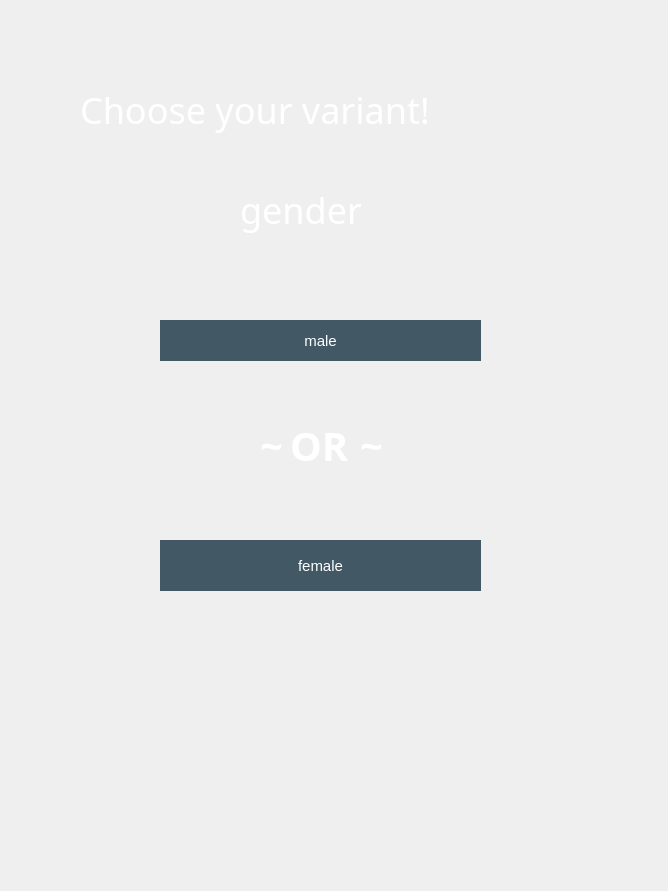
<?xml version="1.0" encoding="UTF-8"?>
<ui version="4.0">
 <class>MainWindow</class>
 <widget class="QMainWindow" name="MainWindow">
  <property name="geometry">
   <rect>
    <x>0</x>
    <y>0</y>
    <width>668</width>
    <height>891</height>
   </rect>
  </property>
  <property name="windowTitle">
   <string>MainWindow</string>
  </property>
  <property name="styleSheet">
   <string notr="true">backgroud: opacity 0;
</string>
  </property>
  <widget class="QWidget" name="centralwidget">
   <property name="styleSheet">
    <string notr="true">background-image: url(./images/back.jpg);
</string>
   </property>
   <widget class="QLabel" name="label">
    <property name="geometry">
     <rect>
      <x>80</x>
      <y>80</y>
      <width>491</width>
      <height>61</height>
     </rect>
    </property>
    <property name="font">
     <font>
      <family>Luckiest Guy</family>
      <pointsize>36</pointsize>
     </font>
    </property>
    <property name="acceptDrops">
     <bool>false</bool>
    </property>
    <property name="autoFillBackground">
     <bool>false</bool>
    </property>
    <property name="styleSheet">
     <string notr="true">color: white;
background: opacity 0;

</string>
    </property>
    <property name="text">
     <string>&lt;!DOCTYPE HTML PUBLIC &quot;-//W3C//DTD HTML 4.0//EN&quot; &quot;http://www.w3.org/TR/REC-html40/strict.dtd&quot;&gt;
&lt;html&gt;&lt;head&gt;&lt;meta name=&quot;qrichtext&quot; content=&quot;1&quot; /&gt;&lt;style type=&quot;text/css&quot;&gt;
&lt;/style&gt;&lt;/head&gt;&lt;body style=&quot; font-family:'Luckiest Guy','cursive'; font-size:45px; font-weight:400; font-style:normal;&quot;&gt;
&lt;p style=&quot; margin-top:0px; margin-bottom:0px; margin-left:0px; margin-right:0px; -qt-block-indent:0; text-indent:0px;&quot;&gt;&lt;span style=&quot; font-size:27pt;&quot;&gt;Choose your variant!&lt;/span&gt;&lt;/p&gt;&lt;/body&gt;&lt;/html&gt;</string>
    </property>
    <property name="wordWrap">
     <bool>false</bool>
    </property>
   </widget>
   <widget class="QLabel" name="label_2">
    <property name="geometry">
     <rect>
      <x>290</x>
      <y>420</y>
      <width>71</width>
      <height>51</height>
     </rect>
    </property>
    <property name="font">
     <font>
      <family>Merienda</family>
      <pointsize>-1</pointsize>
      <weight>75</weight>
      <italic>false</italic>
      <bold>true</bold>
      <underline>false</underline>
     </font>
    </property>
    <property name="autoFillBackground">
     <bool>false</bool>
    </property>
    <property name="styleSheet">
     <string notr="true">font-family: 'Merienda';
color: #fff;
font-weight: bold;
font-size: 40px;
background: opacity 0;</string>
    </property>
    <property name="text">
     <string>OR</string>
    </property>
   </widget>
   <widget class="QPushButton" name="button_incountry_warm_buisnesstrip_male">
    <property name="geometry">
     <rect>
      <x>160</x>
      <y>320</y>
      <width>321</width>
      <height>41</height>
     </rect>
    </property>
    <property name="styleSheet">
     <string notr="true">QPushButton{
background-color: #425865;
border: 2px solid #425865;
border-radius: 30px;
color: white;
font-family: 'Luckiest Guy', cursive;
font-size: 15px;
}
QPushButton:pressed{
	background-color: #fa4244;
}</string>
    </property>
    <property name="text">
     <string>male</string>
    </property>
   </widget>
   <widget class="QPushButton" name="button_incountry_warm_buisnesstrip_female">
    <property name="geometry">
     <rect>
      <x>160</x>
      <y>540</y>
      <width>321</width>
      <height>51</height>
     </rect>
    </property>
    <property name="styleSheet">
     <string notr="true">QPushButton{
background-color: #425865;
border: 2px solid #425865;
border-radius: 30px;
color: white;
font-family: 'Luckiest Guy', cursive;
font-size: 15px;
}
QPushButton:pressed{
	background-color: #fa4244;
}</string>
    </property>
    <property name="text">
     <string>female</string>
    </property>
   </widget>
   <widget class="QLabel" name="label_3">
    <property name="geometry">
     <rect>
      <x>360</x>
      <y>420</y>
      <width>31</width>
      <height>51</height>
     </rect>
    </property>
    <property name="font">
     <font>
      <family>Merienda</family>
      <pointsize>-1</pointsize>
      <weight>75</weight>
      <italic>false</italic>
      <bold>true</bold>
      <underline>false</underline>
     </font>
    </property>
    <property name="autoFillBackground">
     <bool>false</bool>
    </property>
    <property name="styleSheet">
     <string notr="true">font-family: 'Merienda';
color: #fff;
font-weight: bold;
font-size: 40px;
background: opacity 0;</string>
    </property>
    <property name="text">
     <string>~</string>
    </property>
   </widget>
   <widget class="QLabel" name="label_4">
    <property name="geometry">
     <rect>
      <x>260</x>
      <y>420</y>
      <width>31</width>
      <height>51</height>
     </rect>
    </property>
    <property name="font">
     <font>
      <family>Merienda</family>
      <pointsize>-1</pointsize>
      <weight>75</weight>
      <italic>false</italic>
      <bold>true</bold>
      <underline>false</underline>
     </font>
    </property>
    <property name="autoFillBackground">
     <bool>false</bool>
    </property>
    <property name="styleSheet">
     <string notr="true">font-family: 'Merienda';
color: #fff;
font-weight: bold;
font-size: 40px;
background: opacity 0;</string>
    </property>
    <property name="text">
     <string>~</string>
    </property>
   </widget>
   <widget class="QLabel" name="label_5">
    <property name="geometry">
     <rect>
      <x>240</x>
      <y>180</y>
      <width>211</width>
      <height>61</height>
     </rect>
    </property>
    <property name="font">
     <font>
      <family>Luckiest Guy</family>
      <pointsize>36</pointsize>
     </font>
    </property>
    <property name="acceptDrops">
     <bool>false</bool>
    </property>
    <property name="autoFillBackground">
     <bool>false</bool>
    </property>
    <property name="styleSheet">
     <string notr="true">color: white;
background: opacity 0;

</string>
    </property>
    <property name="text">
     <string>&lt;!DOCTYPE HTML PUBLIC &quot;-//W3C//DTD HTML 4.0//EN&quot; &quot;http://www.w3.org/TR/REC-html40/strict.dtd&quot;&gt;
&lt;html&gt;&lt;head&gt;&lt;meta name=&quot;qrichtext&quot; content=&quot;1&quot; /&gt;&lt;style type=&quot;text/css&quot;&gt;
&lt;/style&gt;&lt;/head&gt;&lt;body style=&quot; font-family:'Luckiest Guy','cursive'; font-size:45px; font-weight:400; font-style:normal;&quot;&gt;
&lt;p style=&quot; margin-top:0px; margin-bottom:0px; margin-left:0px; margin-right:0px; -qt-block-indent:0; text-indent:0px;&quot;&gt;&lt;span style=&quot; font-size:27pt;&quot;&gt;gender&lt;span&gt;&lt;/p&gt;&lt;/body&gt;&lt;/html&gt;</string>
    </property>
    <property name="wordWrap">
     <bool>false</bool>
    </property>
   </widget>
  </widget>
 </widget>
 <resources/>
 <connections/>
</ui>
